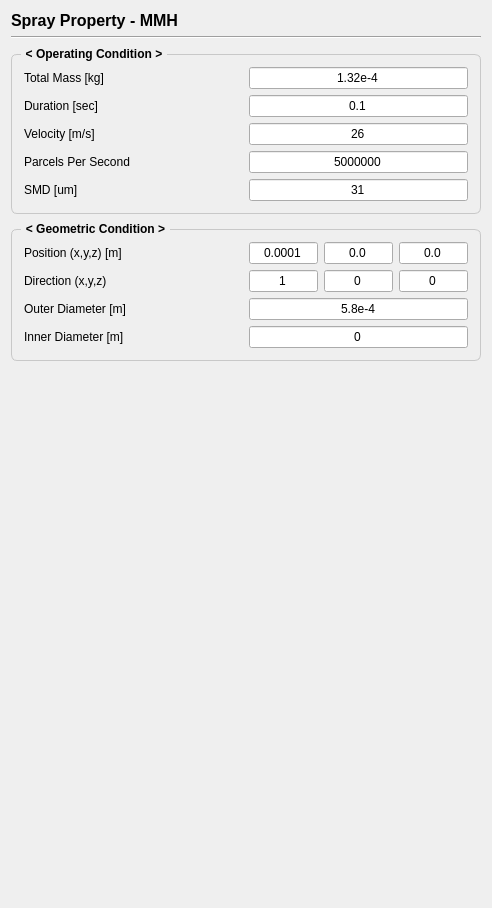
         <widget class="QWidget" name="page_mmh">
          <layout class="QVBoxLayout" name="verticalLayout_3">
           <item>
            <widget class="QLabel" name="sprayMMH">
             <property name="font">
              <font>
               <pointsize>12</pointsize>
               <bold>true</bold>
              </font>
             </property>
             <property name="text">
              <string>Spray Property - MMH</string>
             </property>
            </widget>
           </item>
           <item>
            <widget class="Line" name="line_2">
             <property name="orientation">
              <enum>Qt::Orientation::Horizontal</enum>
             </property>
            </widget>
           </item>
           <item>
            <widget class="QGroupBox" name="groupBox_5">
             <property name="font">
              <font>
               <pointsize>9</pointsize>
               <bold>true</bold>
              </font>
             </property>
             <property name="styleSheet">
              <string notr="true">QGroupBox {
    border: 1px solid;
    border-radius: 6;
    margin-top: 9;
    border-color : #c8c8c8;
	padding: 3;   
}
QGroupBox::title {
    subcontrol-origin: margin;
    subcontrol-position: top left;
    left: 10;
    padding: 2 3;
}</string>
             </property>
             <property name="title">
              <string>&lt; Operating Condition &gt;</string>
             </property>
             <layout class="QGridLayout" name="gridLayout" columnstretch="1,1">
              <item row="6" column="0">
               <widget class="QLabel" name="label_18">
                <property name="font">
                 <font>
                  <pointsize>9</pointsize>
                  <bold>false</bold>
                 </font>
                </property>
                <property name="text">
                 <string>SMD [um]</string>
                </property>
               </widget>
              </item>
              <item row="2" column="0">
               <widget class="QLabel" name="label_11">
                <property name="font">
                 <font>
                  <pointsize>9</pointsize>
                  <bold>false</bold>
                 </font>
                </property>
                <property name="text">
                 <string>Duration [sec]</string>
                </property>
               </widget>
              </item>
              <item row="3" column="1">
               <widget class="QLineEdit" name="referLength_3">
                <property name="font">
                 <font>
                  <pointsize>9</pointsize>
                  <bold>false</bold>
                 </font>
                </property>
                <property name="text">
                 <string>26</string>
                </property>
                <property name="alignment">
                 <set>Qt::AlignmentFlag::AlignCenter</set>
                </property>
               </widget>
              </item>
              <item row="3" column="0">
               <widget class="QLabel" name="label_12">
                <property name="font">
                 <font>
                  <pointsize>9</pointsize>
                  <bold>false</bold>
                 </font>
                </property>
                <property name="text">
                 <string>Velocity [m/s]</string>
                </property>
               </widget>
              </item>
              <item row="4" column="1">
               <widget class="QLineEdit" name="referLength_4">
                <property name="font">
                 <font>
                  <pointsize>9</pointsize>
                  <bold>false</bold>
                 </font>
                </property>
                <property name="text">
                 <string>5000000</string>
                </property>
                <property name="alignment">
                 <set>Qt::AlignmentFlag::AlignCenter</set>
                </property>
               </widget>
              </item>
              <item row="6" column="1">
               <widget class="QLineEdit" name="referLength_10">
                <property name="font">
                 <font>
                  <pointsize>9</pointsize>
                  <bold>false</bold>
                 </font>
                </property>
                <property name="text">
                 <string>31</string>
                </property>
                <property name="alignment">
                 <set>Qt::AlignmentFlag::AlignCenter</set>
                </property>
               </widget>
              </item>
              <item row="0" column="0">
               <widget class="QLabel" name="label_6">
                <property name="font">
                 <font>
                  <pointsize>9</pointsize>
                  <bold>false</bold>
                 </font>
                </property>
                <property name="text">
                 <string>Total Mass [kg]</string>
                </property>
               </widget>
              </item>
              <item row="2" column="1">
               <widget class="QLineEdit" name="referLength_2">
                <property name="font">
                 <font>
                  <pointsize>9</pointsize>
                  <bold>false</bold>
                 </font>
                </property>
                <property name="text">
                 <string>0.1</string>
                </property>
                <property name="alignment">
                 <set>Qt::AlignmentFlag::AlignCenter</set>
                </property>
               </widget>
              </item>
              <item row="0" column="1">
               <widget class="QLineEdit" name="referLength">
                <property name="font">
                 <font>
                  <pointsize>9</pointsize>
                  <bold>false</bold>
                 </font>
                </property>
                <property name="text">
                 <string>1.32e-4</string>
                </property>
                <property name="alignment">
                 <set>Qt::AlignmentFlag::AlignCenter</set>
                </property>
               </widget>
              </item>
              <item row="4" column="0">
               <widget class="QLabel" name="label_13">
                <property name="font">
                 <font>
                  <pointsize>9</pointsize>
                  <bold>false</bold>
                 </font>
                </property>
                <property name="text">
                 <string>Parcels Per Second</string>
                </property>
               </widget>
              </item>
             </layout>
            </widget>
           </item>
           <item>
            <widget class="QGroupBox" name="groupBox_4">
             <property name="font">
              <font>
               <pointsize>9</pointsize>
               <bold>true</bold>
              </font>
             </property>
             <property name="styleSheet">
              <string notr="true">QGroupBox {
    border: 1px solid;
    border-radius: 6;
    margin-top: 9;
    border-color : #c8c8c8;
	padding: 3;   
}
QGroupBox::title {
    subcontrol-origin: margin;
    subcontrol-position: top left;
    left: 10;
    padding: 2 3;
}</string>
             </property>
             <property name="title">
              <string>&lt; Geometric Condition &gt;</string>
             </property>
             <layout class="QGridLayout" name="gridLayout_6" columnstretch="1,1">
              <item row="4" column="1">
               <widget class="QLineEdit" name="referLength_15">
                <property name="font">
                 <font>
                  <pointsize>9</pointsize>
                  <bold>false</bold>
                 </font>
                </property>
                <property name="text">
                 <string>0</string>
                </property>
                <property name="alignment">
                 <set>Qt::AlignmentFlag::AlignCenter</set>
                </property>
               </widget>
              </item>
              <item row="2" column="0">
               <widget class="QLabel" name="label_24">
                <property name="font">
                 <font>
                  <pointsize>9</pointsize>
                  <bold>false</bold>
                 </font>
                </property>
                <property name="text">
                 <string>Direction (x,y,z)</string>
                </property>
               </widget>
              </item>
              <item row="0" column="0">
               <widget class="QLabel" name="label_21">
                <property name="font">
                 <font>
                  <pointsize>9</pointsize>
                  <bold>false</bold>
                 </font>
                </property>
                <property name="text">
                 <string>Position (x,y,z) [m]</string>
                </property>
               </widget>
              </item>
              <item row="3" column="0">
               <widget class="QLabel" name="label_23">
                <property name="font">
                 <font>
                  <pointsize>9</pointsize>
                  <bold>false</bold>
                 </font>
                </property>
                <property name="text">
                 <string>Outer Diameter [m]</string>
                </property>
               </widget>
              </item>
              <item row="2" column="1">
               <layout class="QHBoxLayout" name="horizontalLayout_5">
                <item>
                 <widget class="QLineEdit" name="referLength_23">
                  <property name="text">
                   <string>1</string>
                  </property>
                  <property name="alignment">
                   <set>Qt::AlignmentFlag::AlignCenter</set>
                  </property>
                 </widget>
                </item>
                <item>
                 <widget class="QLineEdit" name="referLength_24">
                  <property name="text">
                   <string>0</string>
                  </property>
                  <property name="alignment">
                   <set>Qt::AlignmentFlag::AlignCenter</set>
                  </property>
                 </widget>
                </item>
                <item>
                 <widget class="QLineEdit" name="referLength_25">
                  <property name="text">
                   <string>0</string>
                  </property>
                  <property name="alignment">
                   <set>Qt::AlignmentFlag::AlignCenter</set>
                  </property>
                 </widget>
                </item>
               </layout>
              </item>
              <item row="4" column="0">
               <widget class="QLabel" name="label_22">
                <property name="font">
                 <font>
                  <pointsize>9</pointsize>
                  <bold>false</bold>
                 </font>
                </property>
                <property name="text">
                 <string>Inner Diameter [m]</string>
                </property>
               </widget>
              </item>
              <item row="0" column="1">
               <layout class="QHBoxLayout" name="horizontalLayout_4">
                <item>
                 <widget class="QLineEdit" name="referLength_16">
                  <property name="text">
                   <string>0.0001</string>
                  </property>
                  <property name="alignment">
                   <set>Qt::AlignmentFlag::AlignCenter</set>
                  </property>
                 </widget>
                </item>
                <item>
                 <widget class="QLineEdit" name="referLength_21">
                  <property name="text">
                   <string>0.0</string>
                  </property>
                  <property name="alignment">
                   <set>Qt::AlignmentFlag::AlignCenter</set>
                  </property>
                 </widget>
                </item>
                <item>
                 <widget class="QLineEdit" name="referLength_22">
                  <property name="text">
                   <string>0.0</string>
                  </property>
                  <property name="alignment">
                   <set>Qt::AlignmentFlag::AlignCenter</set>
                  </property>
                 </widget>
                </item>
               </layout>
              </item>
              <item row="3" column="1">
               <widget class="QLineEdit" name="referLength_14">
                <property name="font">
                 <font>
                  <pointsize>9</pointsize>
                  <bold>false</bold>
                 </font>
                </property>
                <property name="text">
                 <string>5.8e-4</string>
                </property>
                <property name="alignment">
                 <set>Qt::AlignmentFlag::AlignCenter</set>
                </property>
               </widget>
              </item>
             </layout>
            </widget>
           </item>
           <item>
            <spacer name="verticalSpacer_2">
             <property name="orientation">
              <enum>Qt::Orientation::Vertical</enum>
             </property>
             <property name="sizeHint" stdset="0">
              <size>
               <width>20</width>
               <height>536</height>
              </size>
             </property>
            </spacer>
           </item>
          </layout>
         </widget>
